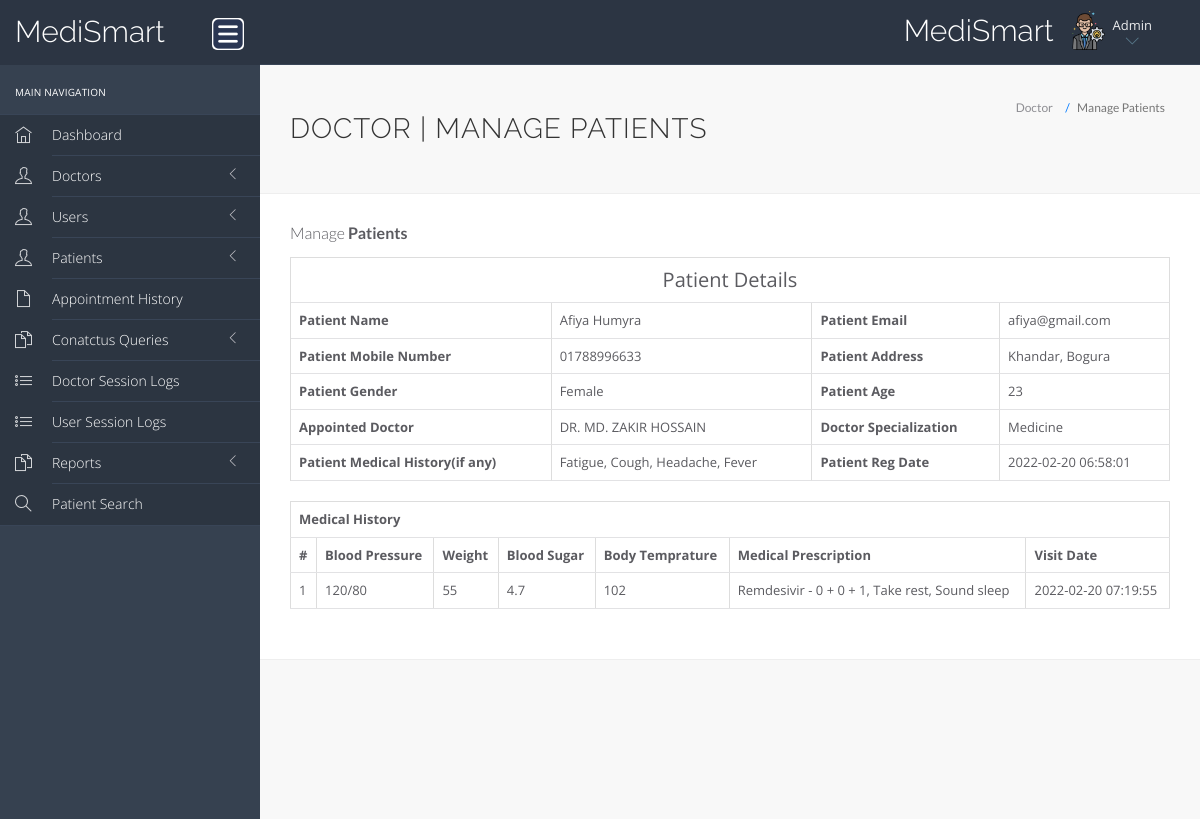
The app's page /hms/admin/view-patient.php?viewid=1 (signed in) with its own data.
### tables this page shows
CREATE TABLE `tblpatient` (
  `ID` int(10) NOT NULL,
  `Docid` int(10) DEFAULT NULL,
  `PatientName` varchar(200) DEFAULT NULL,
  `PatientContno` varchar(13) DEFAULT NULL,
  `PatientEmail` varchar(200) DEFAULT NULL,
  `PatientGender` varchar(50) DEFAULT NULL,
  `PatientAdd` mediumtext DEFAULT NULL,
  `PatientAge` int(10) DEFAULT NULL,
  `PatientMedhis` mediumtext DEFAULT NULL,
  `CreationDate` timestamp NULL DEFAULT current_timestamp(),
  `UpdationDate` timestamp NULL DEFAULT NULL ON UPDATE current_timestamp()
);

CREATE TABLE `doctors` (
  `id` int(11) NOT NULL,
  `specilization` varchar(255) DEFAULT NULL,
  `doctorName` varchar(255) DEFAULT NULL,
  `profile_pic` varchar(255) NOT NULL,
  `docgender` varchar(10) NOT NULL,
  `docdegree` varchar(255) NOT NULL,
  `address` longtext DEFAULT NULL,
  `docFees` varchar(255) DEFAULT NULL,
  `practicedays` varchar(30) NOT NULL,
  `practicetime` varchar(30) NOT NULL,
  `contactno` varchar(13) DEFAULT NULL,
  `docEmail` varchar(255) DEFAULT NULL,
  `password` varchar(255) DEFAULT NULL,
  `creationDate` timestamp NULL DEFAULT current_timestamp(),
  `updationDate` timestamp NULL DEFAULT NULL ON UPDATE current_timestamp()
);

CREATE TABLE `tblmedicalhistory` (
  `ID` int(10) NOT NULL,
  `PatientID` int(10) DEFAULT NULL,
  `BloodPressure` varchar(200) DEFAULT NULL,
  `BloodSugar` varchar(200) NOT NULL,
  `Weight` varchar(100) DEFAULT NULL,
  `Temperature` varchar(200) DEFAULT NULL,
  `MedicalPres` mediumtext DEFAULT NULL,
  `CreationDate` timestamp NOT NULL DEFAULT current_timestamp() ON UPDATE current_timestamp()
);

### hms/admin/view-patient.php (the view, shortened to what this page needs)
<?php
	include('include/config.php');
?>
<!DOCTYPE html>
<html lang="en">
<head>
    <link rel="stylesheet" href="vendor/bootstrap/css/bootstrap.min.css">
    <link rel="stylesheet" href="vendor/fontawesome/css/font-awesome.min.css">
    <link rel="stylesheet" href="vendor/themify-icons/themify-icons.min.css">
    <link href="vendor/animate.css/animate.min.css" rel="stylesheet" media="screen">
    <link href="vendor/perfect-scrollbar/perfect-scrollbar.min.css" rel="stylesheet" media="screen">
    <link href="vendor/switchery/switchery.min.css" rel="stylesheet" media="screen">
    <link href="vendor/bootstrap-touchspin/jquery.bootstrap-touchspin.min.css" rel="stylesheet" media="screen">
    <link href="vendor/select2/select2.min.css" rel="stylesheet" media="screen">
    <link href="vendor/bootstrap-datepicker/bootstrap-datepicker3.standalone.min.css" rel="stylesheet" media="screen">
    <link href="vendor/bootstrap-timepicker/bootstrap-timepicker.min.css" rel="stylesheet" media="screen">
    <link rel="stylesheet" href="assets/css/styles.css">
    <link rel="stylesheet" href="assets/css/plugins.css">
    <link rel="stylesheet" href="assets/css/themes/theme-5.css" id="skin_color" />
</head>
<body>
    <div id="app">
        <?php include('include/sidebar.php');?>
        <div class="app-content">
            <?php include('include/header.php');?>
            <div class="main-content">
                <div class="wrap-content container" id="container">
                    <section id="page-title">
                        <div class="row">
                            <div class="col-sm-8">
                                <h1 class="mainTitle">Doctor | Manage Patients</h1>
                            </div>
                            <ol class="breadcrumb">
                                <li>
                                    <span>Doctor</span>
                                </li>
                                <li class="active">
                                    <span>Manage Patients</span>
                                </li>
                            </ol>
                        </div>
                    </section>
                    <div class="container-fluid container-fullw bg-white">
                        <div class="row">
                            <div class="col-md-12">
                                <h5 class="over-title margin-bottom-15">Manage <span class="text-bold">Patients</span>
                                </h5>
                                <?php
									$vid=$_GET['viewid'];
									$ret=mysqli_query($con,"SELECT * FROM tblpatient, doctors WHERE tblpatient.Docid = doctors.id and tblpatient.ID='$vid'");
									$cnt=1;
									while ($row=mysqli_fetch_array($ret)) {
								?>
                                <table border="1" class="table table-bordered">
                                    <tr align="center">
                                        <td colspan="4" style="font-size:20px;color:blue">
                                            Patient Details</td>
                                    </tr>
                                    <tr>
                                        <th scope>Patient Name</th>
                                        <td><?php  echo $row['PatientName'];?></td>
                                        <th scope>Patient Email</th>
                                        <td><?php  echo $row['PatientEmail'];?></td>
                                    </tr>
                                    <tr>
                                        <th scope>Patient Mobile Number</th>
                                        <td><?php  echo $row['PatientContno'];?></td>
                                        <th>Patient Address</th>
                                        <td><?php  echo $row['PatientAdd'];?></td>
                                    </tr>
                                    <tr>
                                        <th>Patient Gender</th>
                                        <td><?php  echo $row['PatientGender'];?></td>
                                        <th>Patient Age</th>
                                        <td><?php  echo $row['PatientAge'];?></td>
                                    </tr>
                                    <tr>
                                        <th>Appointed Doctor</th>
                                        <td><?php  echo $row['doctorName'];?></td>
                                        <th>Doctor Specialization</th>
                                        <td><?php  echo $row['specilization'];?></td>
                                    </tr>
                                    <tr>
                                        <th>Patient Medical History(if any)</th>
                                        <td><?php  echo $row['PatientMedhis'];?></td>
                                        <th>Patient Reg Date</th>
                                        <td><?php  echo $row['CreationDate'];?></td>
                                    </tr>
                                    <?php }?>
                                </table>
                                <?php
									$ret=mysqli_query($con,"select * from tblmedicalhistory  where PatientID='$vid'");
								?>
                                <table id="datatable" class="table table-bordered dt-responsive nowrap"
                                    style="border-collapse: collapse; border-spacing: 0; width: 100%;">
                                    <tr align="center">
                                        <th colspan="8">Medical History</th>
                                    </tr>
                                    <tr>
                                        <th>#</th>
                                        <th>Blood Pressure</th>
                                        <th>Weight</th>
                                        <th>Blood Sugar</th>
                                        <th>Body Temprature</th>
                                        <th>Medical Prescription</th>
                                        <th>Visit Date</th>
                                    </tr>
                                    <?php
										while ($row=mysqli_fetch_array($ret)) {
									?>
                                    <tr>
                                        <td><?php echo $cnt;?></td>
                                        <td><?php  echo $row['BloodPressure'];?></td>
                                        <td><?php  echo $row['Weight'];?></td>
                                        <td><?php  echo $row['BloodSugar'];?></td>
                                        <td><?php  echo $row['Temperature'];?></td>
                                        <td><?php  echo $row['MedicalPres'];?></td>
                                        <td><?php  echo $row['CreationDate'];?></td>
                                    </tr>
                                    <?php $cnt=$cnt+1;} ?>
                                </table>
                            </div>
                        </div>
                    </div>
                </div>
            </div>
        </div>
    </div>
    <?php include('include/footer.php');?>
</body>
</html>

### hms/admin/assets/css/themes/theme-5.css (style rules this page uses)
body { background: #f8f8f8; }

### records on screen
tblpatient: PatientName "Afiya Humyra", PatientEmail "afiya@gmail.com", PatientContno "01788996633", PatientAdd "Khandar, Bogura", PatientGender "Female", PatientAge "23", doctors.doctorName "DR. MD. ZAKIR HOSSAIN", doctors.specilization "Medicine", PatientMedhis "Fatigue, Cough, Headache, Fever", CreationDate "2022-02-20 06:58:01"
tblmedicalhistory: BloodPressure "120/80", Weight "55", BloodSugar "4.7", Temperature "102", MedicalPres "Remdesivir - 0 + 0 + 1, Take rest, Sound sleep", CreationDate "2022-02-20 07:19:55"
